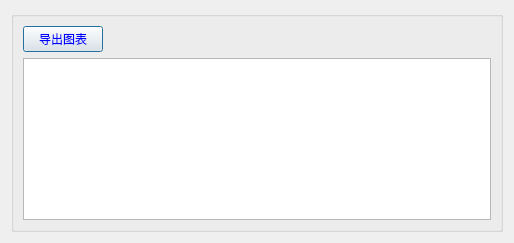
<?xml version="1.0" encoding="UTF-8"?>
<ui version="4.0">
 <class>data_analyze</class>
 <widget class="QDialog" name="data_analyze">
  <property name="geometry">
   <rect>
    <x>0</x>
    <y>0</y>
    <width>514</width>
    <height>243</height>
   </rect>
  </property>
  <property name="windowTitle">
   <string>数据分析报告</string>
  </property>
  <layout class="QGridLayout" name="gridLayout_2">
   <item row="0" column="0">
    <widget class="QGroupBox" name="box">
     <property name="font">
      <font>
       <family>微软雅黑</family>
       <pointsize>10</pointsize>
       <weight>50</weight>
       <italic>false</italic>
       <bold>false</bold>
      </font>
     </property>
     <property name="styleSheet">
      <string notr="true">color: rgb(0, 0, 255);
font: 10pt &quot;微软雅黑&quot;;</string>
     </property>
     <property name="title">
      <string/>
     </property>
     <layout class="QGridLayout" name="gridLayout_8">
      <item row="0" column="0">
       <widget class="QPushButton" name="pushButton">
        <property name="text">
         <string>导出图表</string>
        </property>
       </widget>
      </item>
      <item row="0" column="1">
       <spacer name="horizontalSpacer">
        <property name="orientation">
         <enum>Qt::Horizontal</enum>
        </property>
        <property name="sizeHint" stdset="0">
         <size>
          <width>40</width>
          <height>20</height>
         </size>
        </property>
       </spacer>
      </item>
      <item row="1" column="0" colspan="2">
       <widget class="QGraphicsView" name="tvplot">
        <property name="minimumSize">
         <size>
          <width>0</width>
          <height>0</height>
         </size>
        </property>
        <property name="styleSheet">
         <string notr="true">font: 9pt &quot;微软雅黑&quot;;
color: rgb(0, 0, 0);</string>
        </property>
       </widget>
      </item>
     </layout>
    </widget>
   </item>
  </layout>
 </widget>
 <resources/>
 <connections/>
</ui>
